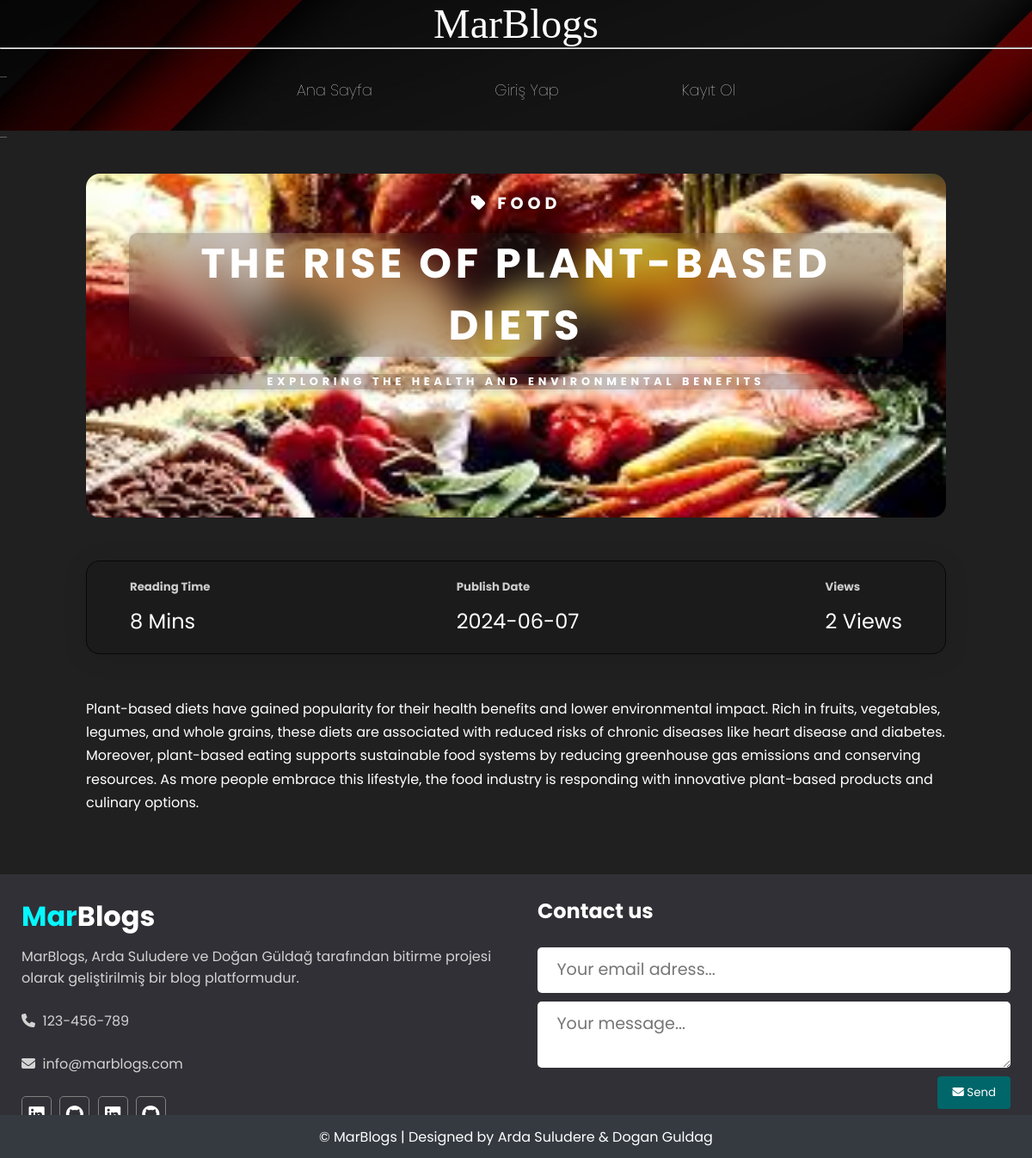
The app's page /blog/6 with its own data.
### app/models.py (models this page shows, shortened)
class Blogs(db.Model):
    id = db.Column(db.Integer, primary_key=True)
    author_id = db.Column(db.Integer, db.ForeignKey('user.id'))  # Kullanıcının ID'sini referans alır
    title = db.Column(db.String(100), nullable=False)
    subtitle = db.Column(db.String(100), nullable=False)
    category = db.Column(db.String(100), nullable=False)
    reading_time = db.Column(db.Integer, nullable=False)
    publish_date = db.Column(db.Date, nullable=False)
    views = db.Column(db.Integer, nullable=False)
    content = db.Column(db.String(2000), nullable=False)
    @property
    def author_username(self):
        return self.author.username if self.author else None
    @property
    def author_photograph(self):
        return self._author_photograph

### app/views.py (the view)
@app.route('/blog/<string:category_name>')
def category_blogs(category_name):
    blogs = Blogs.query.filter_by(category=category_name).all()
    for blog in blogs:
        user = User.query.filter_by(id=blog.author_id).first()
        image_url = url_for('static', filename=f'assets/images/blog-photos/{blog.category}.jpg')
        blog.image_url = image_url
        if user:
            blog.author_username = user.username
            blog.author_photograph = user.photograph
    return render_template('main.html', blogs=blogs)

### app/views.py (called while the page is built)
@app.route('/blog/<int:blog_id>')
def blog_detail(blog_id):
    blog = Blogs.query.get(blog_id)
    if blog:
        blog.views += 1         # Görüntülenme sayısını bir arttır
        db.session.commit()     # Değişiklikleri veritabanına kaydet
        image_url = url_for('static', filename=f'assets/images/blog-photos/{blog.category}.jpg')
        blog.image_url = image_url
        return render_template('blog_page.html', blog=blog)
    else:
        return redirect(url_for('main'))    # Blog bulunamazsa ana sayfaya yönlendir

### app/templates/blog_page.html (shortened to what this page needs)
{% extends 'base.html' %} {% block title %} {{ blog.title }} {%endblock%}
{%block content%}
<main class="bp-index">
    <div class="bp-container">
        <header class="bp-header">
            <div class="bp-category">
                <div class="bp-info">
                    <div class="bp-tag">
                        <i class="fa-solid fa-tag"></i>
                        <span>{{ blog.category }}</span>
                    </div>
                    <h1 class="bp-title">{{ blog.title }}</h1>
                    <p class="bp-subtitle">{{ blog.subtitle }}</p>
                </div>
            </div>
        </header>
        <section class="bp-details">
            <div class="bp-item">
                <h5 class="bp-item-title">Reading Time</h5>
                <p class="bp-item-text"><span class="bp-item-data">{{ blog.reading_time }}</span> Mins</p>
            </div>
            <div class="bp-item">
                <h5 class="bp-item-title">Publish Date</h5>
                <p class="bp-item-text"><span class="bp-item-data">{{ blog.publish_date }}</span></p>
            </div>
            <div class="bp-item">
                <h5 class="bp-item-title">Views</h5>
                <p class="bp-item-text"><span class="bp-item-data">{{ blog.views }}</span> Views</p>
            </div>
        </section>
        <article>
            {{ blog.content | safe }}
        </article>
    </div>
</main>
{%endblock%}

### app/static/assets/css/style.css (style rules this page uses)
* { margin: 0; padding: 0; box-sizing: border-box; font-family: "Poppins", sans-serif; }

### app/static/assets/css/blog-style.css (style rules this page uses)
html,body { margin: 0; padding: 0; background-color: #DDD0C8; }

### app/static/assets/css/blog_page.css (style rules this page uses)
.bp-index { display: flex; justify-content: center; padding: 50px; font-family: 'Poppins', sans-serif; color: #fff; background-color: #202020; }
.bp-container { max-width: 1000px; }
.bp-container .bp-header .bp-category { font-size: 1.2rem; font-weight: bold; letter-spacing: 0.3rem; text-transform: uppercase; }
.bp-container .bp-header .bp-info { text-align: center; }
.bp-container .bp-header .bp-info .bp-title { margin: 20px 0; font-size: 3rem; font-weight: bold; }
.bp-container .bp-header .bp-info .bp-subtitle { min-width: 70%; margin: 0 auto 20px; font-size: 0.8rem; }
.bp-details { display: flex; justify-content: space-between; background: rgba(0, 0, 0, 0.14); margin-top: 50px; padding: 20px 50px; border-radius: 16px; box-shadow: 0 4px 30px rgba(0, 0, 0, 0.1); border: 1px solid rgba(0, 0, 0, 0.68); }
.bp-details .bp-item .bp-item-title { color: #ccc; }
.bp-details .bp-item .bp-item-text { margin-top: 12px; font-size: 1.5rem; }
.bp-container article { margin-top: 50px; padding-bottom: 20px; line-height: 1.70; }
.bp-index .bp-container .bp-header .bp-category .bp-info .bp-title, .bp-index .bp-container .bp-header .bp-category .bp-info .bp-subtitle { background-color: rgba(36, 12, 12, 0.253); backdrop-filter: blur(20px); box-shadow: 0 0 10px rgba(0, 0, 0, .2); border-radius: 10px; }

### records on screen
Blogs: category "FOOD", title "THE RISE OF PLANT-BASED DIETS", subtitle "EXPLORING THE HEALTH AND ENVIRONMENTAL BENEFITS", reading_time "8", publish_date "2024-06-07", views "2", content "Plant-based diets have gained popularity for their health benefits and lower environmental impact. Rich in fruits, vegetables, legumes, and whole grains, these diets are associated with reduced risks of chronic diseases like heart disease and diabetes. Moreover, plant-based eating supports sustainable food systems by reducing greenhouse gas emissions and conserving resources. As more people embrace this lifestyle, the food industry is responding with innovative plant-based products and culinary options."
